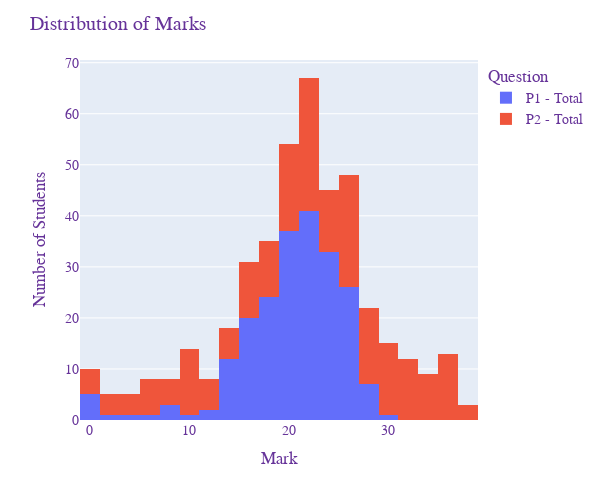

The notebook cell this image was saved under:
### Code cell
# Distribution of marks for each Part of the Portfolio
fig = px.histogram(df.iloc[1:,:], x=["P1 - Total", "P2 - Total"], 
                   width=600, height=500)
fig.update_layout(
    title="Distribution of Marks",
    yaxis_title="Number of Students",
    xaxis_title="Mark",
    legend_title="Question",
    font=dict(
        family="Courier New, monospace",
        size=14,
        color="RebeccaPurple"
    )
)
fig.show()

### Figure 1 — Plotly figure (JSON) as saved in the notebook; plotly's stock layout.template omitted (floating-point values rounded to 4 significant figures; data arrays with more than 128 entries replaced by an {"elided": "..."} marker saying what was removed)
{"data": [{"alignmentgroup": "True", "bingroup": "x", "hovertemplate": "variable=P1 - Total<br>value=%{x}<br>count=%{y}<extra></extra>", "legendgroup": "P1 - Total", "marker": {"color": "#636efa", "pattern": {"shape": ""}}, "name": "P1 - Total", "offsetgroup": "P1 - Total", "orientation": "v", "showlegend": true, "type": "histogram", "x": {"elided": "215 float values"}, "xaxis": "x", "yaxis": "y"}, {"alignmentgroup": "True", "bingroup": "x", "hovertemplate": "variable=P2 - Total<br>value=%{x}<br>count=%{y}<extra></extra>", "legendgroup": "P2 - Total", "marker": {"color": "#EF553B", "pattern": {"shape": ""}}, "name": "P2 - Total", "offsetgroup": "P2 - Total", "orientation": "v", "showlegend": true, "type": "histogram", "x": {"elided": "215 float values"}, "xaxis": "x", "yaxis": "y"}], "layout": {"barmode": "relative", "font": {"color": "RebeccaPurple", "family": "Courier New, monospace", "size": 14}, "height": 500, "legend": {"title": {"text": "Question"}, "tracegroupgap": 0}, "margin": {"t": 60}, "title": {"text": "Distribution of Marks"}, "width": 600, "xaxis": {"anchor": "y", "domain": [0, 1], "title": {"text": "Mark"}}, "yaxis": {"anchor": "x", "domain": [0, 1], "title": {"text": "Number of Students"}}}}
